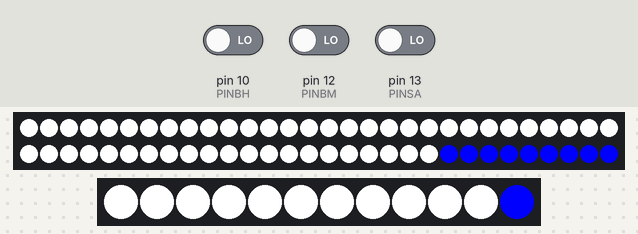
This sketch was run on a simulated Arduino Uno, built with avr-gcc and run on an emulated ATmega328P. On the bench: 60 RGB LEDs in strip order, left to right, continuing on the next row, 12 RGB LEDs in strip order, left to right. Inputs (shaded band) come from the test bench; at power-on: pin 13 (PINSA) LOW, pin 10 (PINBH) LOW, pin 12 (PINBM) LOW. The local clock reads 2024-03-15 10:24:30 at power-on unless the sketch sets it.

Above: at 3.1 s.
4.4 s: pin 13 (PINSA) driven HIGH
At 5.2 s:
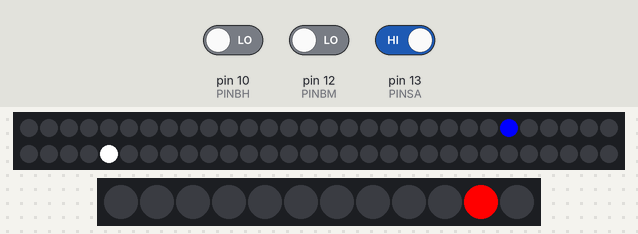
7.4 s: pin 10 (PINBH) driven HIGH
At 9.2 s:
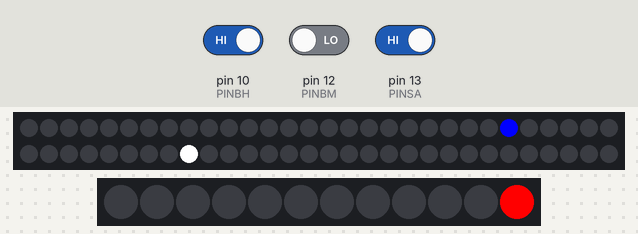
10.4 s: pin 12 (PINBM) driven HIGH
At 12.2 s:
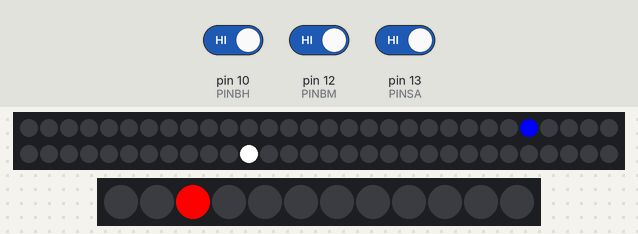
13.4 s: pin 10 (PINBH) driven LOW
At 15.2 s:
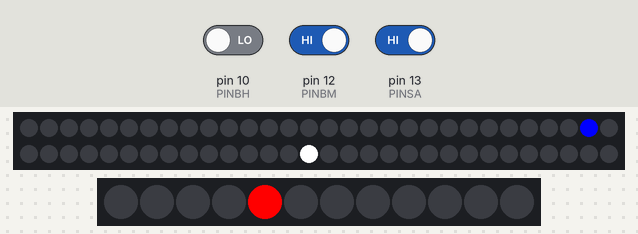
16.4 s: pin 12 (PINBM) driven LOW
19.4 s: pin 10 (PINBH) driven HIGH
At 62.6 s:
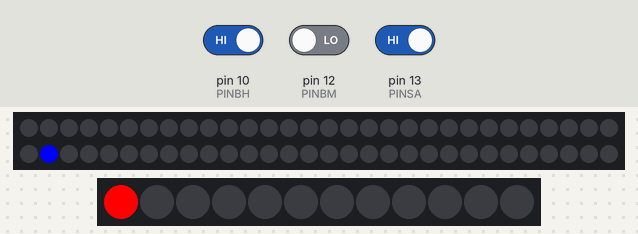

The sketch:

neostation.ino
```cpp
/*******************************************************************************
 * Librerias de funcionamiento.
 ******************************************************************************/
   // Libreria no usada, pero puesta como prevencion de errores de compilacion de RTCLib.
   #include <SPI.h>
   // Libreria usada para las comunicaciones serie.
   #include <Wire.h>
   // Libreria usada para el funcionamiento del RTC.
   #include <RTClib.h>
   // Libreria usada para el funcionamiento de los NeoPixels.
   #include <Adafruit_NeoPixel.h>

/*******************************************************************************
 * Definiciones de constantes.
 ******************************************************************************/
   // Pin de lectura de sonido para activacion de strings durante X segundos.
   #define PINSA         13
   // Pin de uso para la string de NeoPixels de segundos y minutos.
   #define PINSM          6
   // Pin de uso para la string de NeoPixels de horas.
   #define PINH           7
   // Pin de uso para el boton de seteo de las horas.
   #define PINBH         10
   // Pin de uso para el boton de seteo de los minutos.
   #define PINBM         12
   // Numero de NeoPixels en la string de segundos y minutos.
   #define NUMPIXELSSM   60
   // Numero de NeoPixels en la string de horas.
   #define NUMPIXELSH    12
   // Luminosidad
   #define lum          255
   // Tiempo de iluminacion al hacer sonido.
   #define tiempoSonido  10
   // Modo depuracion. Descomentar para activar.
   //#define DEBUG

/*******************************************************************************
 * Definición de variables globales.
 ******************************************************************************/
   // Variable del RTC (Real Time Clock).
   RTC_DS3231 RTC;
   // Variable de la string de NeoPixels de los segundos y minutos.
   // Referencia: https://learn.adafruit.com/adafruit-neopixel-uberguide/arduino-library
   Adafruit_NeoPixel pixelsSM = Adafruit_NeoPixel(NUMPIXELSSM, PINSM, NEO_GRB + NEO_KHZ800);
   // Variable de la string de NeoPixels de las horas.
   // Referencia: https://learn.adafruit.com/adafruit-neopixel-uberguide/arduino-library
   Adafruit_NeoPixel pixelsH = Adafruit_NeoPixel(NUMPIXELSH, PINH, NEO_GRB + NEO_KHZ800);
   // Variable de pausa de refresco de las strings de NeoPixels.
   int refresco = 1000;
   // Variable de pausa de refresco de las strings de NeoPixels en la inicizalizacion.
   int refrescoInicializacion = 10;
   // Variables temporales para bucles.
   int x, y;
   // Variable de la fecha y hora.
   DateTime fechaHora;
   // Variables de la fecha y hora actuales.
   int diaActual, mesActual, anoActual, horaActual, minutoActual, segundoActual;

/*******************************************************************************
 * Inicialización de programa.
 ******************************************************************************/
void setup () {
   #ifdef DEBUG
      // Seteo del puerto de comunicaciones serie, velocidad en baudios.
      inicializacionPuertoSerie();
   #endif

   // Inicializacion del puerto de comunicaciones I2C para las tiras LED.
   inicializacionI2C();
   // Inicializacion del RTC.
   inicializacionRTC();

   #ifdef DEBUG
      // Ajuste del RTC con la hora del sistema.
      seteoFechaHora();
   #endif

   // Inicializacion de alarma del RTC. (DESHABILITADA)
   //inicializacionAlarmaRTC();

   // Inicializacion de pin de sensor de sonido.
   inicializacionSensorSonido();

   // Inicializacion de botones de seteo.
   inicializacionBotones();

   // Inicializacion de las strings.
   inicializacionPixeles();

   // Reseteo inicial a apagado de las strings LED.
   resetPixels();

   // Comprobacion de todos los LEDs de las strings de horas, minutos y segundos.
   comprobacionPixels();
}//setup

/*******************************************************************************
 * [DEBUG] Seteo del puerto de comunicaciones serie (velocidad en baudios).
 ******************************************************************************/
void inicializacionPuertoSerie() {
   Serial.begin(9600);
}//inicializacionPuertoSerie

/*******************************************************************************
 * Inicializacion del puerto de comunicaciones I2C para las tiras LED.
 ******************************************************************************/
void inicializacionI2C() {
   Wire.begin();
}//inicializacionI2C

/*******************************************************************************
 * Inicializacion del RTC.
 ******************************************************************************/
void inicializacionRTC() {
   RTC.begin();
}//inicializacionRTC

/*******************************************************************************
 * [DEBUG] Ajuste del RTC con la hora del sistema.
 ******************************************************************************/
void seteoFechaHora() {
   // Ajuste del RTC con la hora del sistema.
   // En caso de no haber ningun ordenador conectado,
   // toma la hora de la ultima compilacion del programa.
   // Otro posible seteo: RTC.adjust(DateTime("DEC 31 2011","12:59:45"));
   RTC.adjust(DateTime(__DATE__, __TIME__));
   // En caso de no detectarse RTC conectado...
   if (!RTC.isrunning()) {
      // ... se envia un mensaje serie de desconexion.
      #ifdef DEBUG
         Serial.println("El modulo RTC no esta conectado. Revise la conexion.");
      #endif
      // ... toma la hora de la ultima compilacion del programa.
      RTC.adjust(DateTime(__DATE__, __TIME__));
   }//if
}//seteoFechaHora

/*******************************************************************************
 * Codigo para setear y comprobar la activacion de la alarma del RTC.
 ******************************************************************************/
void inicializacionAlarmaRTC() {
   // Linea para tomar la hora del RTC.
   //DateTime now = RTC.now();
   // Linea de seteo de alarma.
   RTC.setAlarm1Simple(21, 58);
   // Linea de activacion de alarma.
   RTC.turnOnAlarm(1);
   // Comprobacion de alarma activada.
   if (RTC.checkAlarmEnabled(1)) {
      #ifdef DEBUG
         Serial.println("Alarma habilitada.");
      #endif
   }//if
}//inicializacionAlarmaRTC

/*******************************************************************************
 * Inicializacion de pin de sensor de sonido.
 ******************************************************************************/
void inicializacionSensorSonido() {
   pinMode(PINSA, INPUT);
}//inicializacionSensorSonido

/*******************************************************************************
 * Inicializacion de botones de seteo.
 ******************************************************************************/
void inicializacionBotones() {
   pinMode(PINBH, INPUT);
   pinMode(PINBM, INPUT);
}//inicializacionBotones

/*******************************************************************************
 * Inicializacion de las strings.
 ******************************************************************************/
void inicializacionPixeles() {
  // Inicializacion de la string de segundos y minutos.
  pixelsSM.begin();
  // Inicializacion de la string de horas.
  pixelsH.begin();
}//inicializacionPixeles

/*******************************************************************************
 * Reseteo inicial de las strings LED.
 ******************************************************************************/
void resetPixels() {
   // Apaga todos los LEDs de la string segundos y minutos.
   for(x=0; x<NUMPIXELSSM; x++) {
      pixelsSM.setPixelColor(x, 0);
   }//for
   pixelsSM.show();

   // Apaga todos los LEDs de la string horas.
   for(x=0; x<NUMPIXELSH; x++) {
      pixelsH.setPixelColor(x, 0);
   }//for
   pixelsH.show();
}//resetPixels

/*******************************************************************************
 * Comprobacion de todos los LEDs de las strings y luego apagado.
 ******************************************************************************/
void comprobacionPixels() {
   for(x=0; x<NUMPIXELSSM; x++) {
      pixelsSM.setPixelColor(x, pixelsSM.Color(lum,0,0));
      pixelsH.setPixelColor(x/5, pixelsH.Color(lum,0,0));
      pixelsSM.show();
      pixelsH.show();
      delay(refrescoInicializacion);
   }//for
   for(x=0; x<NUMPIXELSSM; x++) {
      pixelsSM.setPixelColor(x, pixelsSM.Color(0,lum,0));
      pixelsH.setPixelColor(x/5, pixelsH.Color(0,lum,0));
      pixelsSM.show();
      pixelsH.show();
      delay(refrescoInicializacion);
   }//for
   for(x=0; x<NUMPIXELSSM; x++) {
      pixelsSM.setPixelColor(x, pixelsSM.Color(0,0,lum));
      pixelsH.setPixelColor(x/5, pixelsH.Color(0,0,lum));
      pixelsSM.show();
      pixelsH.show();
      delay(refrescoInicializacion);
   }//for
   for(x=0; x<NUMPIXELSSM; x++) {
      pixelsSM.setPixelColor(x, pixelsSM.Color(lum,lum,lum));
      pixelsH.setPixelColor(x/5, pixelsH.Color(lum,lum,lum));
      pixelsSM.show();
      pixelsH.show();
      delay(refrescoInicializacion);
   }//for
   resetPixels();
}//comprobacionPixels

/*******************************************************************************
 * Bucle de programa.
 ******************************************************************************/
void loop() {
   // Obtencion de la hora del RTC.
   //fechaHora = obtenerFechaHora();

   // Comprobacion de botones para seteo.
   //comprobacionBotones();

   // Copia de fecha y hora a variables actuales para futuro uso.
   //copiaFechaHoraActuales();

   // Comprobacion que la hora obtenida del RTC es correcta.
   // Si no es correcta, la hora se seteara a 00:00:30.
   //comprobacionFechaHora();

   //#ifdef DEBUG
      // Impresion serie de la hora y la temperatura.
      //imprimirFechaHoraTemperatura();
   //#endif

   // Comprobar si la alarma ha saltado. (DESHABILITADO)
   //comprobacionAlarmaRTC();

   // Mostrar hora en los LEDs.
   //mostrarHora();

   // Comprueba si se ha producido un sonido y se muestra la hora X segundos.
   comprobarSonido();
}//loop

/*******************************************************************************
 * Obtencion de la fecha y la hora del RTC.
 ******************************************************************************/
DateTime obtenerFechaHora() {
   return RTC.now();
}//obtenerFechaHora

/*******************************************************************************
 * Comprobacion de botones para seteo.
 ******************************************************************************/
void comprobacionBotones() {
   //boolean botonHorasPresionado      = false;
   //boolean botonMinutosPresionado    = false;
   int     botonHorasPresionadoInt   = digitalRead(PINBH);
   int     botonMinutosPresionadoInt = digitalRead(PINBM);
   int     horasTemp                 = fechaHora.hour();
   int     minutosTemp               = fechaHora.minute();
   String  cadenaFecha, cadenaHora;

   #ifdef DEBUG
      Serial.print("PINBH > ");
      Serial.println(botonHorasPresionadoInt);
      Serial.print("PINBM > ");
      Serial.println(botonMinutosPresionadoInt);
   #endif

   // Si se presiona el boton de las horas...
   if (botonHorasPresionadoInt == 1) {
      if (horasTemp < 23)
         horasTemp++;
      if (horasTemp == 23)
         horasTemp = 0;
   }//if

   // Si se presiona el boton de los minutos...
   if (botonMinutosPresionadoInt == 1) {
      if (minutosTemp < 59)
         minutosTemp++;
      if (minutosTemp == 59)
         minutosTemp = 0;
   }//if

   RTC.adjust(DateTime(anoActual, mesActual, diaActual, horasTemp, minutosTemp, segundoActual));

   #ifdef DEBUG
      Serial.println(cadenaHora);
      Serial.println("Horas Temporales   > " + String(horasTemp));
      Serial.println("Minutos Temporales > " + String(minutosTemp));
   #endif
}//comprobacionBotones

/*******************************************************************************
 * Copia de fecha y hora a variables actuales para futuro uso.
 ******************************************************************************/
void copiaFechaHoraActuales() {
   diaActual     = fechaHora.day();
   mesActual     = fechaHora.month();
   anoActual     = fechaHora.year();
   horaActual    = fechaHora.hour();
   minutoActual  = fechaHora.minute();
   segundoActual = fechaHora.second();
}//copiaFechaHoraActuales

/*******************************************************************************
 * Comprobacion que la hora obtenida del RTC es correcta.
 ******************************************************************************/
void comprobacionFechaHora() {
   // Si la hora no es correcta, la pone a 0.
   if (horaActual < 0 || horaActual > 23) {
      horaActual = 0;
   }//if
   // Si los minutos no son correctas, los pone a 0.
   if (minutoActual < 0 || minutoActual > 59) {
      minutoActual = 0;
   }//if
   // Si los segundos no son correctas, los pone a 30.
   if (segundoActual < 0 || segundoActual > 59) {
      segundoActual = 30;
   }//if
}//comprobacionFechaHora

/*******************************************************************************
 * [DEBUG] Impresion serie de la hora y la temperatura.
 ******************************************************************************/
void imprimirFechaHoraTemperatura() {
   #ifdef DEBUG
      Serial.print(fechaHora.hour(), DEC);
      Serial.print(':');
      Serial.print(fechaHora.minute(), DEC);
      Serial.print(':');
      Serial.print(fechaHora.second(), DEC);
      Serial.print(' ');
      Serial.print(fechaHora.day(), DEC);
      Serial.print('/');
      Serial.print(fechaHora.month(), DEC);
      Serial.print('/');
      Serial.print(fechaHora.year(), DEC);
      Serial.print(' ');
      Serial.print(RTC.getTemperature());
      Serial.print('C');
      Serial.println();
   #endif
}//imprimirFechaHoraTemperatura

/*******************************************************************************
 * Comprobar si la alarma ha saltado.
 ******************************************************************************/
void comprobacionAlarmaRTC() {
   if (RTC.checkIfAlarm(1)) {
      #ifdef DEBUG
         Serial.println("Ha saltado la alarma.");
      #endif
   }//if
}//comprobacionAlarmaRTC

/*******************************************************************************
 * Comprueba si se hay sonido y se muestra la hora "tiempoSonido" segundos.
 ******************************************************************************/
void comprobarSonido() {
   #ifdef DEBUG
      Serial.println(digitalRead(PINSA));
   #endif

   if(digitalRead(PINSA)) {
      for(y=0; y<tiempoSonido; y++) {
         // Mostrar hora en los LEDs.
         mostrarHora();
      }//for
   }//if
   resetPixels();
}//comprobarSonido

/*******************************************************************************
 * Mostrar hora en los LEDs.
 ******************************************************************************/
void mostrarHora() {
   // Obtencion de la hora del RTC.
   fechaHora = obtenerFechaHora();

   // Copia de fecha y hora a variables actuales para futuro uso.
   copiaFechaHoraActuales();

   // Comprobacion que la hora obtenida del RTC es correcta.
   // Si no es correcta, la hora se seteara a 00:00:30.
   comprobacionFechaHora();

   // Comprobacion de botones para seteo.
   comprobacionBotones();

   #ifdef DEBUG
      // Impresion serie de la hora y la temperatura.
      imprimirFechaHoraTemperatura();
   #endif

   // Comprobar si la alarma ha saltado. (DESHABILITADO)
   //comprobacionAlarmaRTC();

   // Configuracion de pixeles de segundos en string de segundos y minutos (LED encendido, color).
   pixelsSM.setPixelColor(segundoActual, pixelsSM.Color(lum,lum,lum));
   // Configuracion de pixeles de minutos en string de segundos y minutos (LED encendido, color).
   pixelsSM.setPixelColor(minutoActual, pixelsSM.Color(0,0,lum));
   // Configuracion de pixeles de horas en string de horas, formato 12h (LED encendido, color).
   pixelsH.setPixelColor(formato12Horas(horaActual), pixelsH.Color(lum,0,0));
   // Refresca la string de segundos y minutos y muestra los cambios en la configuracion.
   pixelsSM.show();
   // Refresca la string de horas y muestra los cambios en la configuracion.
   pixelsH.show();

   // Recorre la string de pixeles de segundos y minutos y setea todos los LEDs a apagados.
   // Nota: no se apagan, pues es necesario llamar a ".show()" para ello.
   for(x=0; x<NUMPIXELSSM; x++) {
      pixelsSM.setPixelColor(x, 0);
   }//for

   // Recorre la string de pixeles de horas y setea todos los LEDs a apagados.
   // Nota: no se apagan, pues es necesario llamar a ".show()" para ello.
   for(x=0; x<NUMPIXELSH; x++) {
      pixelsH.setPixelColor(x, 0);
   }//for

   // Pausa de refresco, normalmente seteado a 1 segundo.
   delay(refresco);
}//mostrarHora

/*******************************************************************************
 * Devuelve la hora en formato 12H.
 ******************************************************************************/
int formato12Horas(int horas) {
  if(horas<12) {
    return horas;
  } else {
    return horas-12;
  }//if-elseif
}//formato12Horas
```

Measured:
- after the input at 4.4 s, the LEDs: change at once (image 1)
- what the display in image 2 shows lasts 1.0 s, from 8.4 s to 9.4 s
